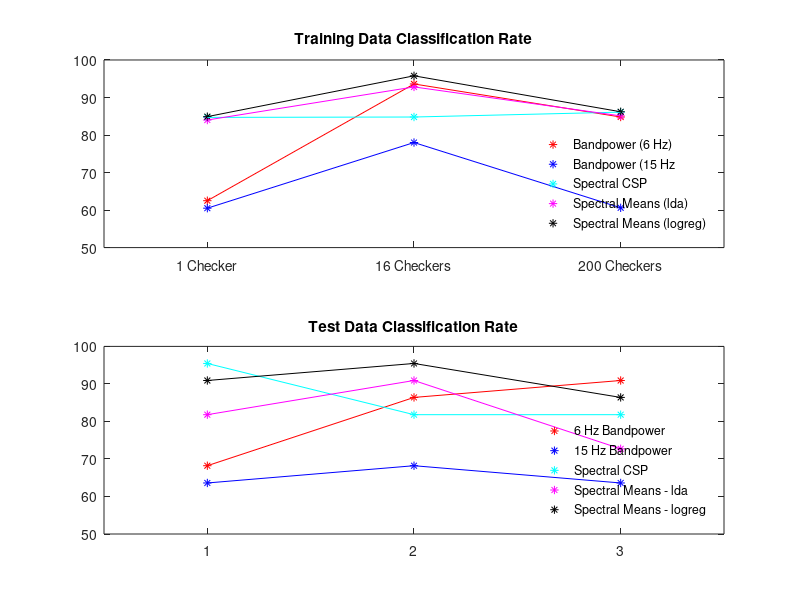

The MATLAB source for this figure:
% Create plots of classification rates based on pilot data for 
% Only checkerboard, strong checkerboard, weak checkerboards...

% Uses a matrix of data classification rates where each
% approach is a column vector and each video stimulus configuration 
% is a row vector. 
load('rates.mat');
training = subplot(2, 1,1);

plot([1, 2, 3], training_rates(:, 1), '*','Color', 'r');
hold on;
plot([1, 2, 3], training_rates(:, 2), '*', 'Color', 'b');
plot([1, 2, 3], training_rates(:, 3), '*', 'Color', 'c');
plot([1, 2, 3], training_rates(:, 4), '*', 'Color', 'm');
plot([1, 2, 3], training_rates(:, 5), '*', 'Color', 'k');

line([1,2,3], training_rates(:, 1), 'Color', 'r')
line([1,2,3], training_rates(:, 2), 'Color', 'b');
line([1,2,3], training_rates(:, 3), 'Color', 'c');
line([1,2,3], training_rates(:, 4), 'Color', 'm');
line([1,2,3], training_rates(:, 5), 'Color', 'k');

xlim([0.5, 3.5]);
ylim([50, 100]);
xticks(training,[1 2 3])
xticklabels(training,{'1 Checker','16 Checkers','200 Checkers'})

title("Training Data Classification Rate");
legend("Bandpower (6 Hz)", "Bandpower (15 Hz", "Spectral CSP", "Spectral Means (lda)", "Spectral Means (logreg)");
legend('Location', 'southeast');
legend('boxoff');

testing = subplot(2, 1, 2);
plot([1, 2, 3], testing_rates(:, 1), '*','Color', 'r');
hold on;
plot([1, 2, 3], testing_rates(:, 2), '*', 'Color', 'b');
plot([1, 2, 3], testing_rates(:, 3), '*', 'Color', 'c');
plot([1, 2, 3], testing_rates(:, 4), '*', 'Color', 'm');
plot([1, 2, 3], testing_rates(:, 5), '*', 'Color', 'k');

line([1,2,3], testing_rates(:, 1), 'Color', 'r')
line([1,2,3], testing_rates(:, 2), 'Color', 'b');
line([1,2,3], testing_rates(:, 3), 'Color', 'c');
line([1,2,3], testing_rates(:, 4), 'Color', 'm');
line([1,2,3], testing_rates(:, 5), 'Color', 'k');

xlim([0.5, 3.5]);
ylim([50, 100]);
xticks(testing,[1 2 3])
xticklabels(training,{'1 Checker','16 Checkers','200 Checkers'})

title("Test Data Classification Rate");
legend("6 Hz Bandpower", "15 Hz Bandpower", "Spectral CSP", "Spectral Means - lda", "Spectral Means - logreg");
legend('Location', 'southeast');
legend('boxoff');
